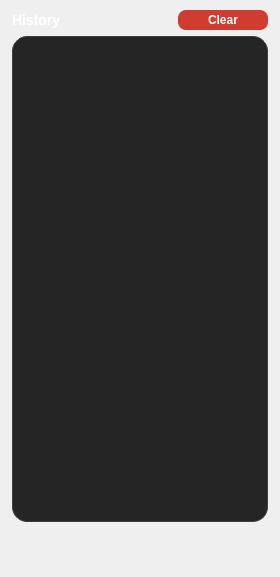
             <widget class="QWidget" name="history_page">
              <layout class="QGridLayout" name="gridLayout_19">
               <property name="leftMargin">
                <number>0</number>
               </property>
               <property name="topMargin">
                <number>0</number>
               </property>
               <property name="rightMargin">
                <number>0</number>
               </property>
               <property name="bottomMargin">
                <number>0</number>
               </property>
               <item row="0" column="0">
                <layout class="QGridLayout" name="history_grid">
                 <property name="leftMargin">
                  <number>12</number>
                 </property>
                 <property name="topMargin">
                  <number>10</number>
                 </property>
                 <property name="rightMargin">
                  <number>12</number>
                 </property>
                 <property name="bottomMargin">
                  <number>55</number>
                 </property>
                 <item row="0" column="0">
                  <widget class="QLabel" name="history_title_label">
                   <property name="sizePolicy">
                    <sizepolicy hsizetype="Expanding" vsizetype="Preferred">
                     <horstretch>0</horstretch>
                     <verstretch>0</verstretch>
                    </sizepolicy>
                   </property>
                   <property name="styleSheet">
                    <string notr="true">color: white;
font-size: 14px;
font-weight: 500;</string>
                   </property>
                   <property name="lineWidth">
                    <number>1</number>
                   </property>
                   <property name="text">
                    <string>History</string>
                   </property>
                   <property name="margin">
                    <number>0</number>
                   </property>
                  </widget>
                 </item>
                 <item row="0" column="1">
                  <widget class="QPushButton" name="history_clear_btn">
                   <property name="minimumSize">
                    <size>
                     <width>90</width>
                     <height>20</height>
                    </size>
                   </property>
                   <property name="styleSheet">
                    <string notr="true">QPushButton {
	background-color: #d13c30;
	border-radius: 8%;
	color: #fff;
	font-weight: 500;
}

QPushButton:hover {
	background-color: #af3025;
}

</string>
                   </property>
                   <property name="text">
                    <string>Clear</string>
                   </property>
                   <property name="icon">
                    <iconset>
                     <normaloff>delete-icon.png</normaloff>delete-icon.png</iconset>
                   </property>
                  </widget>
                 </item>
                 <item row="1" column="0" colspan="2">
                  <widget class="QListWidget" name="history_listwidget">
                   <property name="minimumSize">
                    <size>
                     <width>0</width>
                     <height>486</height>
                    </size>
                   </property>
                   <property name="styleSheet">
                    <string notr="true">background-color: #252525;
border: 1px solid #3e3e42;
border-radius: 15%;</string>
                   </property>
                  </widget>
                 </item>
                </layout>
               </item>
              </layout>
             </widget>
